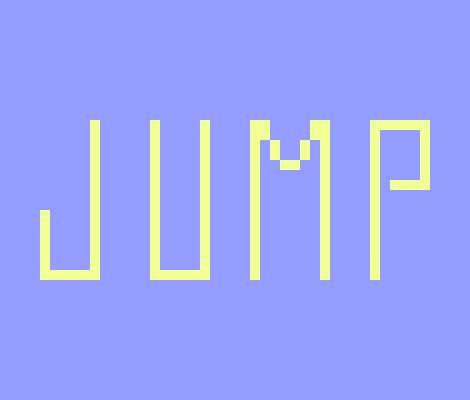
Frame 1 (no input)
Frame 60 (no input): identical to frame 1, image omitted
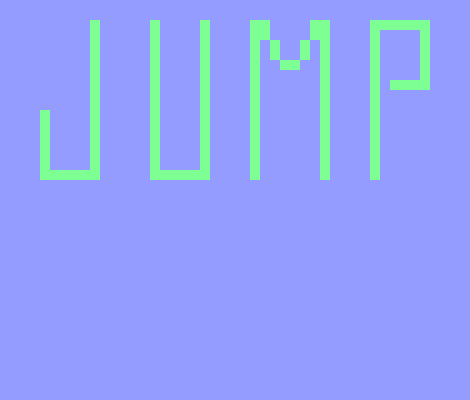
Frame 120 (the mouse pressed at the canvas centre since frame 60)

The p5.js sketch that drew these frames (run headless with seeded random() and noise() and a simulated clock; from frame 60 on, the mouse is pressed at the canvas centre):

// p5.js sketch
// ── sketch.js
function setup() {
  createCanvas(470, 400);
}
     
function draw() {
  background(148,156,255);
  
  const ImaniX = mouseX/2;
  const ImaniY = mouseY/2;
  
  fill(242-ImaniX,255,148);
  noStroke();
  
  //J
  beginShape();
  vertex(40,210-ImaniY);
  vertex(50,210-ImaniY);
  vertex(50,270-ImaniY);
  vertex(90,270-ImaniY);
  vertex(90,120-ImaniY);
  vertex(100,120-ImaniY);
  vertex(100,280-ImaniY);
  vertex(40,280-ImaniY);
  endShape();
  
  //U
  beginShape();
  vertex(150,120-ImaniY);
  vertex(160,120-ImaniY);
  vertex(160,270-ImaniY);
  vertex(200,270-ImaniY);
  vertex(200,120-ImaniY);
  vertex(210,120-ImaniY);
  vertex(210,280-ImaniY);
  vertex(150,280-ImaniY);
  endShape();
  
  //M
  beginShape();
  vertex(250,120-ImaniY);
  vertex(270,120-ImaniY);
  vertex(270,140-ImaniY);
  vertex(280,140-ImaniY);
  vertex(280,160-ImaniY);
  vertex(300,160-ImaniY);
  vertex(300,140-ImaniY);
  vertex(310,140-ImaniY);
  vertex(310,120-ImaniY);
  vertex(330,120-ImaniY);
  vertex(330,280-ImaniY);
  vertex(320,280-ImaniY);
  vertex(320,140-ImaniY);
  vertex(310,140-ImaniY);
  vertex(310,160-ImaniY);
  vertex(300,160-ImaniY);
  vertex(300,170-ImaniY);
  vertex(280,170-ImaniY);
  vertex(280,160-ImaniY);
  vertex(270,160-ImaniY);
  vertex(270,140-ImaniY);
  vertex(260,140-ImaniY);
  vertex(260,280-ImaniY);
  vertex(250,280-ImaniY);
  endShape();
  
  //P
  beginShape();
  vertex(370,120-ImaniY);
  vertex(430,120-ImaniY);
  vertex(430,190-ImaniY);
  vertex(390,190-ImaniY);
  vertex(390,180-ImaniY);
  vertex(420,180-ImaniY);
  vertex(420,130-ImaniY);
  vertex(380,130-ImaniY);
  vertex(380,280-ImaniY);
   vertex(370,280-ImaniY);
  endShape();                       
}
